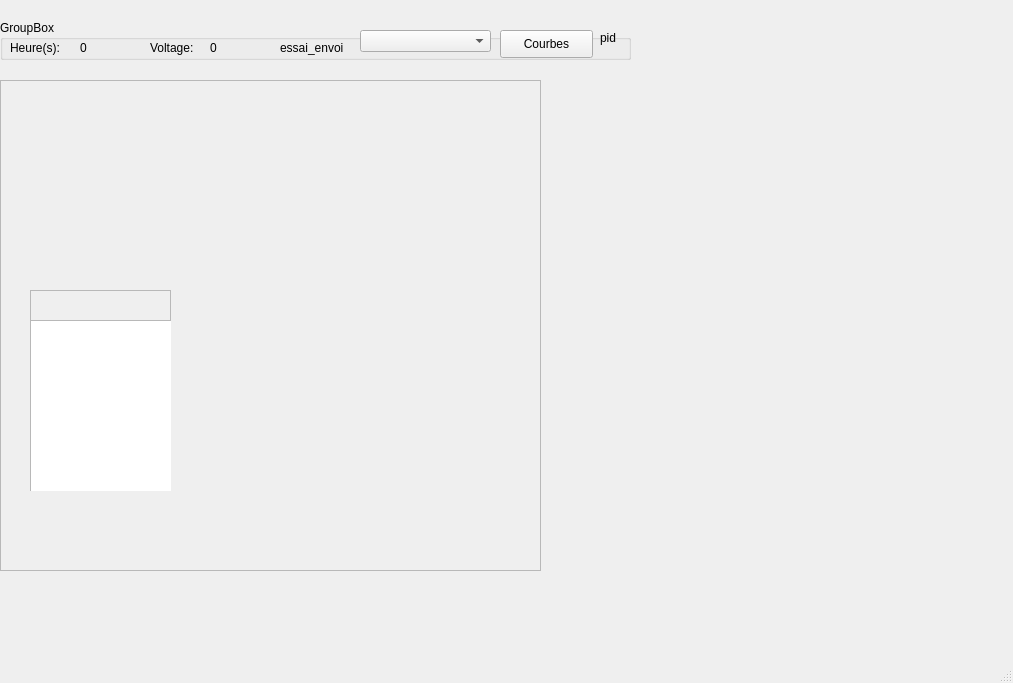
<?xml version="1.0" encoding="UTF-8"?>
<ui version="4.0">
 <class>MainWindow</class>
 <widget class="QMainWindow" name="MainWindow">
  <property name="geometry">
   <rect>
    <x>0</x>
    <y>0</y>
    <width>1013</width>
    <height>683</height>
   </rect>
  </property>
  <property name="windowTitle">
   <string>MainWindow</string>
  </property>
  <widget class="QWidget" name="centralwidget">
   <widget class="QWidget" name="horizontalLayoutWidget">
    <property name="geometry">
     <rect>
      <x>0</x>
      <y>10</y>
      <width>631</width>
      <height>61</height>
     </rect>
    </property>
    <layout class="QHBoxLayout" name="horizontalLayout">
     <item>
      <widget class="QGroupBox" name="groupBox">
       <property name="maximumSize">
        <size>
         <width>16777215</width>
         <height>40</height>
        </size>
       </property>
       <property name="title">
        <string>GroupBox</string>
       </property>
       <widget class="QLabel" name="L_envoi">
        <property name="geometry">
         <rect>
          <x>280</x>
          <y>20</y>
          <width>71</width>
          <height>16</height>
         </rect>
        </property>
        <property name="text">
         <string>essai_envoi</string>
        </property>
       </widget>
       <widget class="QComboBox" name="CB_envois">
        <property name="geometry">
         <rect>
          <x>360</x>
          <y>10</y>
          <width>131</width>
          <height>22</height>
         </rect>
        </property>
       </widget>
       <widget class="QPushButton" name="PB_Courbes">
        <property name="geometry">
         <rect>
          <x>500</x>
          <y>10</y>
          <width>93</width>
          <height>28</height>
         </rect>
        </property>
        <property name="text">
         <string>Courbes</string>
        </property>
       </widget>
       <widget class="QLabel" name="LPid">
        <property name="geometry">
         <rect>
          <x>600</x>
          <y>10</y>
          <width>21</width>
          <height>16</height>
         </rect>
        </property>
        <property name="text">
         <string>pid</string>
        </property>
       </widget>
       <widget class="QLabel" name="LHeure">
        <property name="geometry">
         <rect>
          <x>10</x>
          <y>20</y>
          <width>55</width>
          <height>16</height>
         </rect>
        </property>
        <property name="text">
         <string>Heure(s):</string>
        </property>
       </widget>
       <widget class="QLabel" name="LTemps">
        <property name="geometry">
         <rect>
          <x>80</x>
          <y>20</y>
          <width>55</width>
          <height>16</height>
         </rect>
        </property>
        <property name="text">
         <string>0</string>
        </property>
       </widget>
       <widget class="QLabel" name="LVoltage">
        <property name="geometry">
         <rect>
          <x>150</x>
          <y>20</y>
          <width>55</width>
          <height>16</height>
         </rect>
        </property>
        <property name="text">
         <string>Voltage:</string>
        </property>
       </widget>
       <widget class="QLabel" name="LTension">
        <property name="geometry">
         <rect>
          <x>210</x>
          <y>20</y>
          <width>55</width>
          <height>16</height>
         </rect>
        </property>
        <property name="text">
         <string>0</string>
        </property>
       </widget>
      </widget>
     </item>
    </layout>
   </widget>
   <widget class="QWidget" name="verticalLayoutWidget">
    <property name="geometry">
     <rect>
      <x>0</x>
      <y>80</y>
      <width>541</width>
      <height>491</height>
     </rect>
    </property>
    <layout class="QVBoxLayout" name="verticalLayout">
     <item>
      <widget class="QFrame" name="frame_2">
       <property name="frameShape">
        <enum>QFrame::StyledPanel</enum>
       </property>
       <property name="frameShadow">
        <enum>QFrame::Raised</enum>
       </property>
       <widget class="QFrame" name="frame_3">
        <property name="geometry">
         <rect>
          <x>30</x>
          <y>210</y>
          <width>141</width>
          <height>201</height>
         </rect>
        </property>
        <property name="frameShape">
         <enum>QFrame::StyledPanel</enum>
        </property>
        <property name="frameShadow">
         <enum>QFrame::Raised</enum>
        </property>
        <widget class="QTableWidget" name="tableWidget">
         <property name="geometry">
          <rect>
           <x>0</x>
           <y>30</y>
           <width>151</width>
           <height>281</height>
          </rect>
         </property>
        </widget>
       </widget>
      </widget>
     </item>
    </layout>
   </widget>
  </widget>
  <widget class="QMenuBar" name="menubar">
   <property name="geometry">
    <rect>
     <x>0</x>
     <y>0</y>
     <width>1013</width>
     <height>26</height>
    </rect>
   </property>
  </widget>
  <widget class="QStatusBar" name="statusbar"/>
 </widget>
 <resources/>
 <connections/>
</ui>
